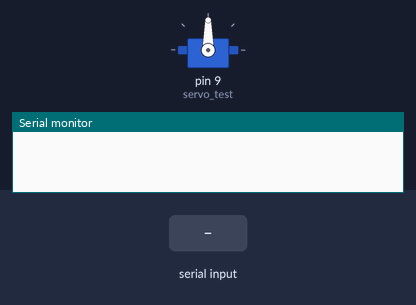
Bench run of a sketch on a simulated Arduino Uno, built with avr-gcc and run on an emulated ATmega328P. Parts: servo, the last lines printed to the serial monitor. Inputs (shaded band) come from the test bench.

Above: at 1.2 s.
1.3 s: byte 30 received over Serial
At 1.9 s:
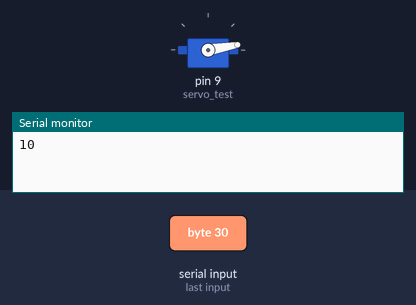
2.8 s: byte 90 received over Serial
At 4.2 s:
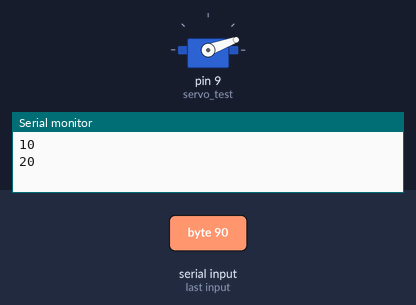
Timing chart, 0 to 5.8 s (numbered marks = the images above; inputs shaded):
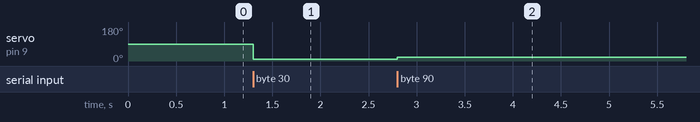

The sketch:

ServoTest.ino
```cpp
/*
 * Move a servo by sending
 * data to the Arduino via the serial
 * interface.
 *
 * Author:  Anton Lindstrom
 * Contact: http://antonlindstrom.com
 */

#include <Servo.h>

Servo servo_test;

int pos = 0;

/*
 * Setup phase
 */
void setup() {
  servo_test.attach(9);
  Serial.begin(9600);
}

/*
 * Main
 */
void loop() {
  if ( change() ) {
    move_servo();
  }
}

/*
 * Listen to serial and return true
 * if something was entered on
 * serial
 */
int change() {
  int   incoming_byte = 0;

  if ( Serial.available() > 0 ) {
    incoming_byte = Serial.read();
    if ( incoming_byte > 0)
      return true;
  }
  return false;
}

/*
 * Moving servo
 */
void move_servo() {
  pos += 10;
  servo_test.write(pos);
  Serial.println(servo_test.read());
  if ( servo_test.read() == 180 )
    pos = 0;
}

/* vim: set ts=2 sw=2 ft=cpp: */
```

Measured:
- after the input at 1.3 s, servo on pin 9 (servo_test): 90° → 10° at once
- after the input at 2.8 s, servo on pin 9 (servo_test): 10° → 20° at once
